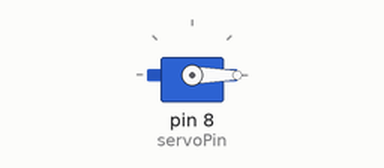
The sketch below on a simulated Arduino Uno, built with avr-gcc and run on an emulated ATmega328P. Parts: servo.

Above: at 0.05 s.
At 9.97 s:
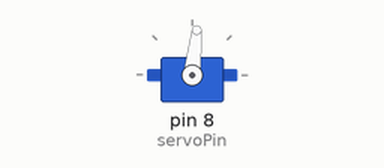
At 20.01 s:
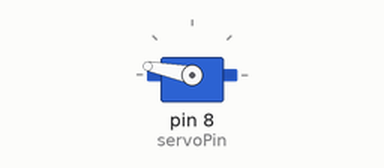
At 39.84 s:
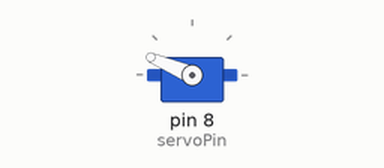
Timing chart, 0 to 40.0 s (numbered marks = the images above):
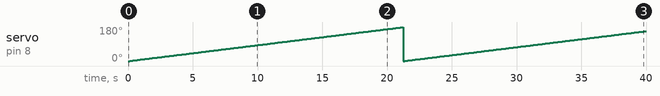

Measured:
- by itself, servo on pin 8 (servoPin): 0° → 1° at 0.12 s, → 2° 0.12 s later, → 3° 0.12 s later, → 4° 0.12 s later, … (338 changes in this stretch)

The sketch:

servo.ino
```cpp
#include <Servo.h>

const int servoPin = 8;

Servo myservo;  // create servo object to control a servo

void setup()
{
  myservo.attach(servoPin);  // attaches the servo on pin 8 to the servo object
  Serial.begin(9600);
}

void loop()
{

    // go from 0-180 degrees
  for(int i=0; i < 180; i++)
  {
    myservo.write(i);                // tell servo to move to new position
    delay(118);                      // wait (20 seconds/180?)
  }

}
```
